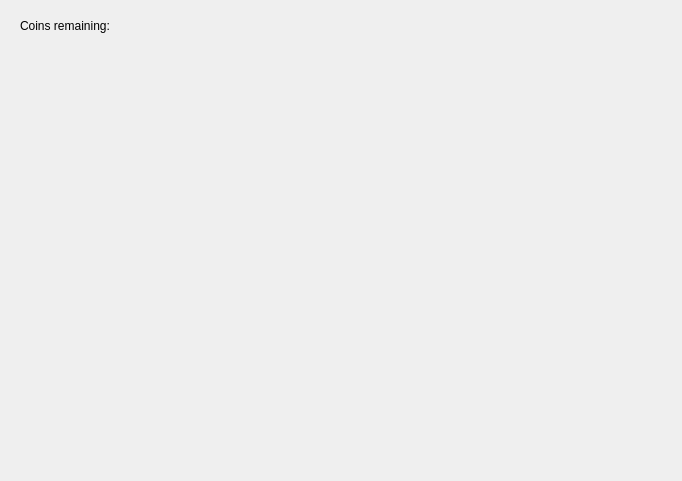
<?xml version="1.0" encoding="UTF-8"?>
<ui version="4.0">
 <class>Store</class>
 <widget class="QDialog" name="Store">
  <property name="geometry">
   <rect>
    <x>0</x>
    <y>0</y>
    <width>682</width>
    <height>481</height>
   </rect>
  </property>
  <property name="windowTitle">
   <string>Dialog</string>
  </property>
  <widget class="QLabel" name="remainingCoinLabel">
   <property name="geometry">
    <rect>
     <x>20</x>
     <y>10</y>
     <width>141</width>
     <height>31</height>
    </rect>
   </property>
   <property name="text">
    <string>Coins remaining:</string>
   </property>
  </widget>
 </widget>
 <resources/>
 <connections/>
</ui>
